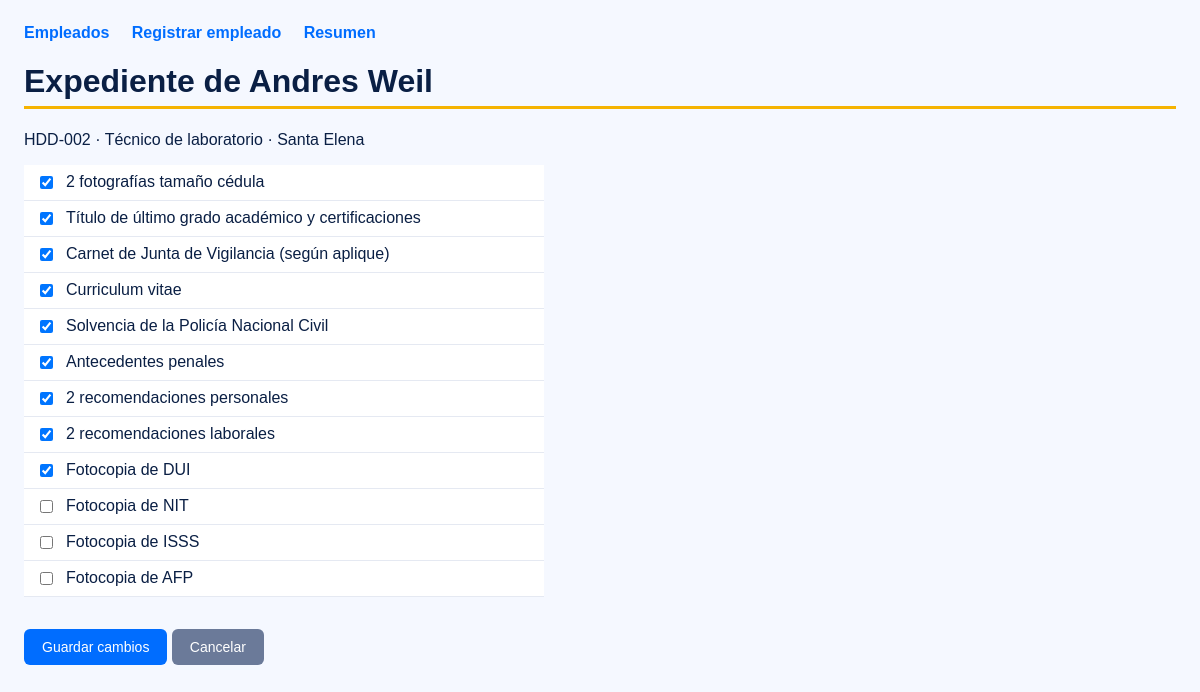
Screenshot of /empleados/editar/2 with the database file from the repository.
### tables this page shows
CREATE TABLE empleados (
    id INTEGER PRIMARY KEY AUTOINCREMENT,
    codigo TEXT NOT NULL UNIQUE,
    nombre TEXT NOT NULL,
    puesto TEXT NOT NULL,
    area TEXT NOT NULL,
    sucursal TEXT NOT NULL,
    fecha_ingreso TEXT NOT NULL
);

CREATE TABLE expediente (
    empleado_id INTEGER NOT NULL,
    documento_id INTEGER NOT NULL,
    entregado INTEGER NOT NULL DEFAULT 0,
    PRIMARY KEY (empleado_id, documento_id),
    FOREIGN KEY (empleado_id) REFERENCES empleados(id) ON DELETE CASCADE,
    FOREIGN KEY (documento_id) REFERENCES documentos(id)
);

CREATE TABLE documentos (
    id INTEGER PRIMARY KEY AUTOINCREMENT,
    nombre TEXT NOT NULL
);

### app.py (the view, shortened to what this page needs)
@app.route("/empleados/editar/<int:emp_id>", methods=["GET", "POST"])
def editar(emp_id):
    conexion = conectar()
    empleado = conexion.execute("SELECT * FROM empleados WHERE id = ?", (emp_id,)).fetchone()
    if empleado is None:
        conexion.close()
        abort(404)
    docs = conexion.execute("""
        SELECT d.id, d.nombre, x.entregado
        FROM expediente x JOIN documentos d ON d.id = x.documento_id
        WHERE x.empleado_id = ? ORDER BY d.id
    """, (emp_id,)).fetchall()
    error = ""
    conexion.close()
    return render_template("expediente.html", empleado=empleado, docs=docs, error=error)

### app.py (called while the page is built)
def conectar():
    conexion = sqlite3.connect("hospital.db")
    conexion.row_factory = sqlite3.Row
    conexion.execute("PRAGMA foreign_keys = ON")
    return conexion

### templates/expediente.html (shortened to what this page needs)
{% extends "base.html" %}
{% block contenido %}
<h1>Expediente de {{ empleado.nombre }}</h1>
<p>{{ empleado.codigo }} · {{ empleado.puesto }} · {{ empleado.sucursal }}</p>
<form method="POST" action="/empleados/editar/{{ empleado.id }}">
  <ul class="checklist">
    {% for d in docs %}
    <li>
      <input type="checkbox" id="doc{{ d.id }}" name="doc" value="{{ d.id }}" {% if d.entregado %}checked{% endif %}>
      <label for="doc{{ d.id }}">{{ d.nombre }}</label>
    </li>
    {% endfor %}
  </ul>
  <button type="submit">Guardar cambios</button>
  <a class="boton secundario" href="/empleados">Cancelar</a>
</form>
{% endblock %}

### static/style.css (style rules this page uses)
body { font-family: Arial, sans-serif; background: #f5f8ff; color: #0a1f44; margin: 0; padding: 24px; }
h1 { border-bottom: 3px solid #f5b301; padding-bottom: 6px; }
label { display: block; margin-top: 12px; }
button, .boton { display: inline-block; margin-top: 16px; padding: 10px 18px; background: #006dff; color: #ffffff; border: 0; border-radius: 6px; cursor: pointer; text-decoration: none; font-size: 14px; }
.secundario { background: #6b7a99; }
.checklist { list-style: none; padding: 0; max-width: 520px; background: #ffffff; }
.checklist li { padding: 8px 12px; border-bottom: 1px solid #e5e9f2; display: flex; align-items: center; }
.checklist label { display: inline; margin: 0 0 0 10px; cursor: pointer; }

### rows the page displays
empleados: nombre "Andres Weil", codigo "HDD-002", puesto "Técnico de laboratorio", sucursal "Santa Elena"
expediente: entregado "☑", nombre "2 fotografías tamaño cédula"
expediente: entregado "☑", nombre "Título de último grado académico y certificaciones"
expediente: entregado "☑", nombre "Carnet de Junta de Vigilancia (según aplique)"
expediente: entregado "☑", nombre "Curriculum vitae"
expediente: entregado "☑", nombre "Solvencia de la Policía Nacional Civil"
expediente: entregado "☑", nombre "Antecedentes penales"
expediente: entregado "☑", nombre "2 recomendaciones personales"
expediente: entregado "☑", nombre "2 recomendaciones laborales"
expediente: entregado "☑", nombre "Fotocopia de DUI"
expediente: nombre "Fotocopia de NIT"
expediente: nombre "Fotocopia de ISSS"
expediente: nombre "Fotocopia de AFP"
